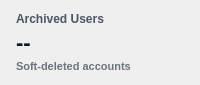
          <widget class="QFrame" name="cardArchivedUsers">
           <property name="minimumSize">
            <size>
             <width>0</width>
             <height>85</height>
            </size>
           </property>
           <property name="maximumSize">
            <size>
             <width>16777215</width>
             <height>85</height>
            </size>
           </property>
           <property name="styleSheet">
            <string notr="true">QFrame#cardArchivedUsers {
    background-color: #dcfce7;
    border: 1px solid #bbf7d0;
    border-radius: 8px;
}</string>
           </property>
           <layout class="QVBoxLayout" name="cardArchivedUsersLayout">
            <property name="spacing">
             <number>4</number>
            </property>
            <property name="leftMargin">
             <number>16</number>
            </property>
            <property name="topMargin">
             <number>12</number>
            </property>
            <property name="rightMargin">
             <number>16</number>
            </property>
            <property name="bottomMargin">
             <number>12</number>
            </property>
            <item>
             <widget class="QLabel" name="cardArchivedUsersTitle">
              <property name="styleSheet">
               <string notr="true">color: #4b5563; font-size: 12px; font-weight: 500; background: transparent;</string>
              </property>
              <property name="text">
               <string>Archived Users</string>
              </property>
             </widget>
            </item>
            <item>
             <widget class="QLabel" name="cardArchivedUsersValue">
              <property name="styleSheet">
               <string notr="true">color: #111827; font-size: 22px; font-weight: bold; background: transparent;</string>
              </property>
              <property name="text">
               <string>--</string>
              </property>
             </widget>
            </item>
            <item>
             <widget class="QLabel" name="cardArchivedUsersSubLabel">
              <property name="styleSheet">
               <string notr="true">color: #6b7280; font-size: 11px; font-weight: 500; background: transparent;</string>
              </property>
              <property name="text">
               <string>Soft-deleted accounts</string>
              </property>
             </widget>
            </item>
           </layout>
          </widget>
